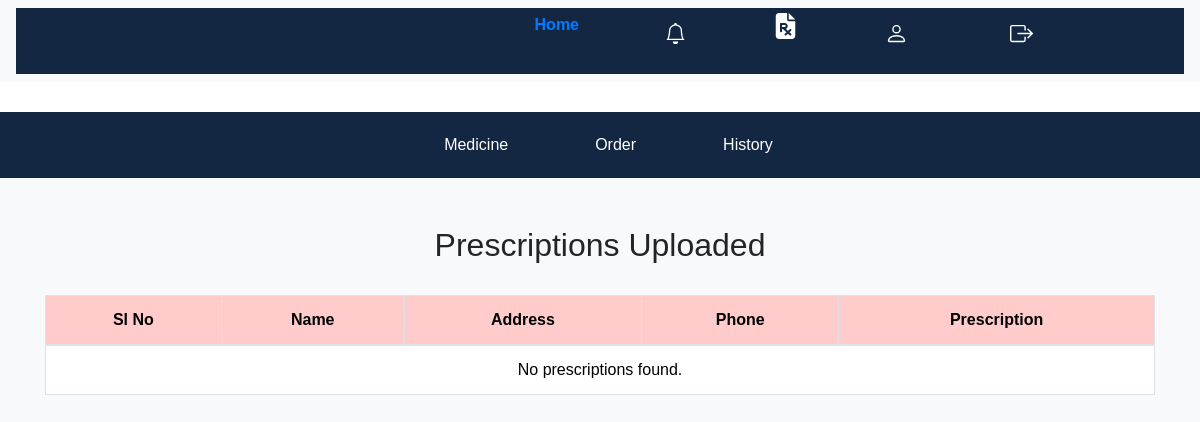
The page /pharmacy_prescription (signed in) on the database as committed earlier.
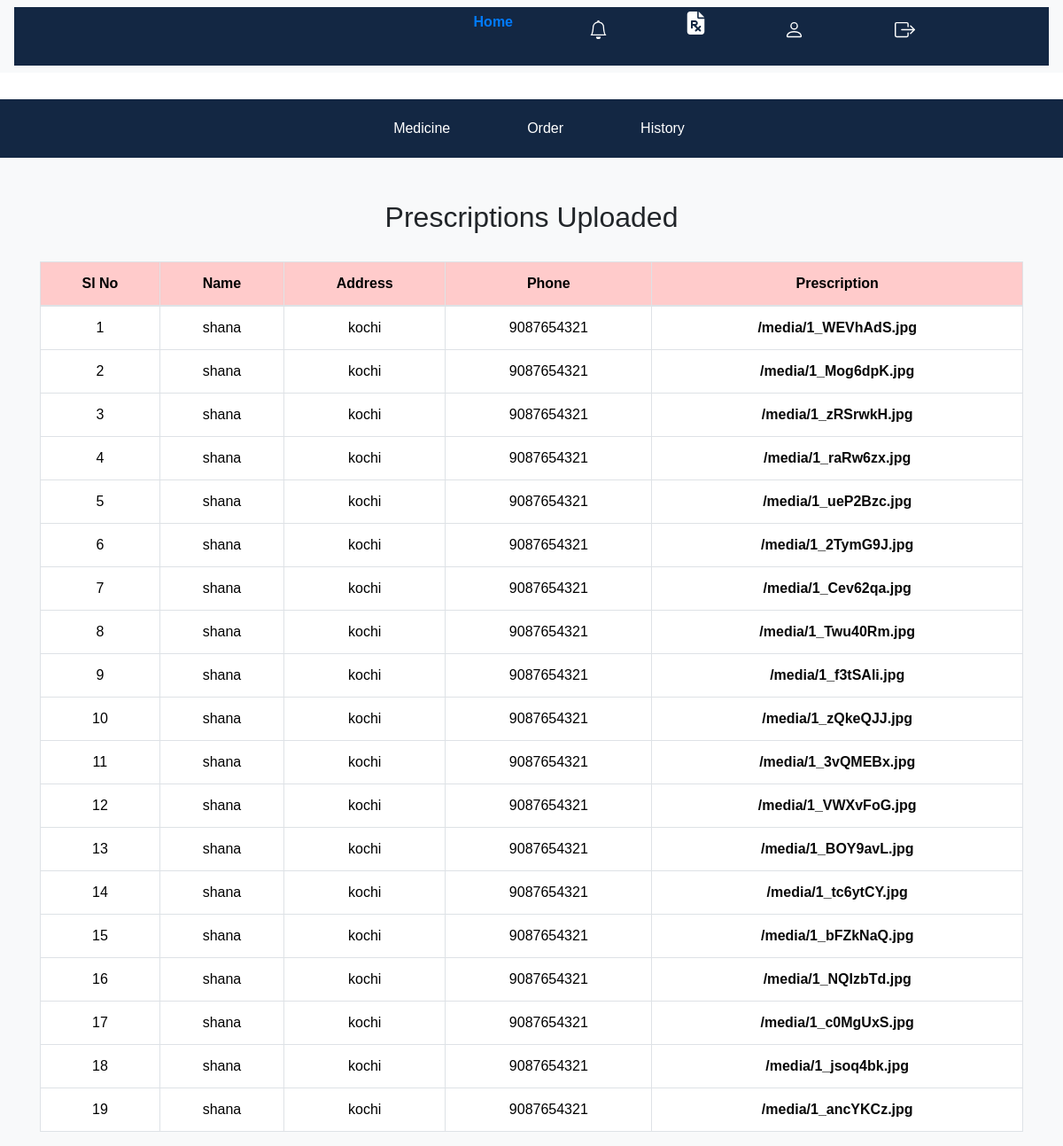
The same page on the database as committed later.
### app/models.py (models this page shows, shortened)
class prescription(models.Model):
    name=models.CharField(null=True, blank=True, max_length=100)
    age = models.IntegerField(null=True, blank=True)
    address=models.CharField(null=True,blank=True,max_length=100)
    Date = models.DateTimeField(auto_now_add=True)
    user_id=models.ForeignKey(CustomeUser, on_delete=models.CASCADE,related_name='prescriptions_as_user')
    pharmancy_id = models.ForeignKey(CustomeUser, on_delete=models.CASCADE,related_name='prescriptions_as_pharmacy')
    prescription_file = models.FileField(null=True,blank=True)

class CustomeUser(AbstractUser):
    age = models.IntegerField(null=True, blank=True)
    dob= models.DateField(null=True, blank=True)
    phone_number = models.IntegerField(null=True, blank=True, unique=True)
    usertype=models.CharField(max_length=200)
    address=models.CharField(null=True,blank=True,max_length=100)
    place=models.CharField(null=True,blank=True,max_length=500)
    status=models.CharField(max_length=100,null=True, blank=True,default='pending')
    license=models.FileField(null=True,blank=True)
    Image=models.FileField(null=True,blank=True)
    certificate = models.FileField(null=True, blank=True)
    contact_name = models.CharField(max_length=255, null=True, blank=True)
    delivery_address=models.CharField(null=True,blank=True,max_length=100)

### app/views.py (the view)
# urls.py: path('pharmacy_prescription', views.pharmacy_prescription, name='pharmacy_prescription'),
def pharmacy_prescription(request):
    data = CustomeUser.objects.get(id=request.user.id)
    prescp=prescription.objects.filter(pharmancy_id=data.id)
    return render(request,'pharmacy/prescription_upld.html',{'data':prescp})

### template/pharmacy/prescription_upld.html (shortened to what this page needs)
{% extends 'pharmacy/homep.html' %}
{% block content %}
{% load static %}
<!DOCTYPE html>
<html lang="en">
<head>
    <link rel="stylesheet" href="https://maxcdn.bootstrapcdn.com/bootstrap/4.0.0/css/bootstrap.min.css">
</head>
<body>
    <div class="container mt-5">
        <h2>Prescriptions Uploaded </h2>
        <table class="table table-bordered">
            <thead>
                <tr>
                    <th>Sl No</th>
                    <th>Name</th>
                    <th>Address</th>
                    <th>Phone</th>
                    <th>Prescription</th>
                </tr>
            </thead>
            <tbody>
                {% for i in data %}
                <tr>
                    <td>{{ forloop.counter }}</td>
                    <td>{{ i.user_id.first_name }}</td>
                    <td>{{ i.user_id.address }}</td>
                    <td>{{ i.user_id.phone_number }}</td>
                    <td><a href="{{ i.prescription_file.url}}" download>{{ i.prescription_file.url }}</a></td>
                </tr>
                {% empty %}
                <tr>
                    <td colspan="5">No prescriptions found.</td>
                </tr>
                {% endfor %}
            </tbody>
        </table>
    </div>
</body>
</html>
{% endblock %}

Rows that differ between the two databases and show on the page:
added prescription: user_id.first_name "shana", user_id.address "kochi", user_id.phone_number "9087654321", prescription_file "/media/1_WEVhAdS.jpg"
added prescription: user_id.first_name "shana", user_id.address "kochi", user_id.phone_number "9087654321", prescription_file "/media/1_Mog6dpK.jpg"
added prescription: user_id.first_name "shana", user_id.address "kochi", user_id.phone_number "9087654321", prescription_file "/media/1_zRSrwkH.jpg"
added prescription: user_id.first_name "shana", user_id.address "kochi", user_id.phone_number "9087654321", prescription_file "/media/1_raRw6zx.jpg"
added prescription: user_id.first_name "shana", user_id.address "kochi", user_id.phone_number "9087654321", prescription_file "/media/1_ueP2Bzc.jpg"
added prescription: user_id.first_name "shana", user_id.address "kochi", user_id.phone_number "9087654321", prescription_file "/media/1_2TymG9J.jpg"
added prescription: user_id.first_name "shana", user_id.address "kochi", user_id.phone_number "9087654321", prescription_file "/media/1_Cev62qa.jpg"
added prescription: user_id.first_name "shana", user_id.address "kochi", user_id.phone_number "9087654321", prescription_file "/media/1_Twu40Rm.jpg"
added prescription: user_id.first_name "shana", user_id.address "kochi", user_id.phone_number "9087654321", prescription_file "/media/1_f3tSAli.jpg"
added prescription: user_id.first_name "shana", user_id.address "kochi", user_id.phone_number "9087654321", prescription_file "/media/1_zQkeQJJ.jpg"
added prescription: user_id.first_name "shana", user_id.address "kochi", user_id.phone_number "9087654321", prescription_file "/media/1_3vQMEBx.jpg"
added prescription: user_id.first_name "shana", user_id.address "kochi", user_id.phone_number "9087654321", prescription_file "/media/1_VWXvFoG.jpg"
added prescription: user_id.first_name "shana", user_id.address "kochi", user_id.phone_number "9087654321", prescription_file "/media/1_BOY9avL.jpg"
added prescription: user_id.first_name "shana", user_id.address "kochi", user_id.phone_number "9087654321", prescription_file "/media/1_tc6ytCY.jpg"
added prescription: user_id.first_name "shana", user_id.address "kochi", user_id.phone_number "9087654321", prescription_file "/media/1_bFZkNaQ.jpg"
added prescription: user_id.first_name "shana", user_id.address "kochi", user_id.phone_number "9087654321", prescription_file "/media/1_NQIzbTd.jpg"
added prescription: user_id.first_name "shana", user_id.address "kochi", user_id.phone_number "9087654321", prescription_file "/media/1_c0MgUxS.jpg"
added prescription: user_id.first_name "shana", user_id.address "kochi", user_id.phone_number "9087654321", prescription_file "/media/1_jsoq4bk.jpg"
added prescription: user_id.first_name "shana", user_id.address "kochi", user_id.phone_number "9087654321", prescription_file "/media/1_ancYKCz.jpg"
Other text that changed with them:
text no longer shown: "No prescriptions found."
